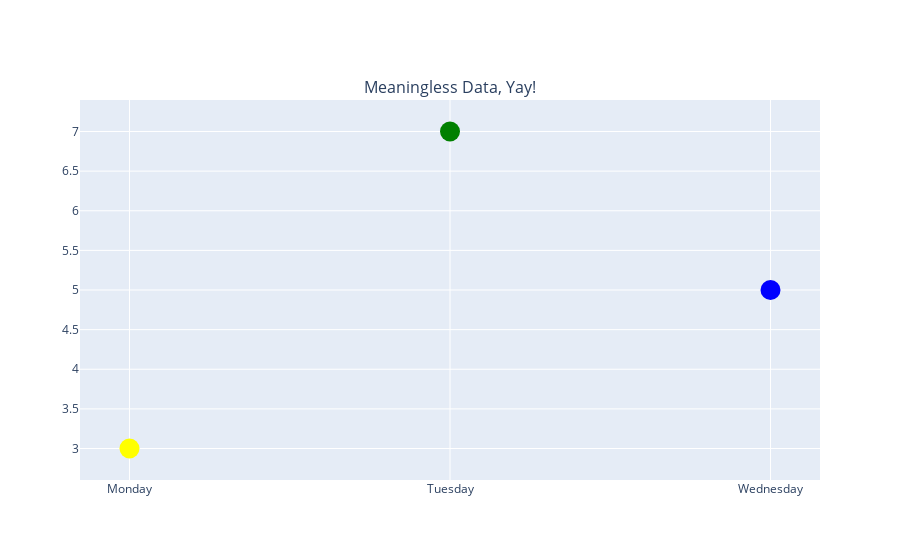

This figure's notebook cell:
### Markdown cell above
# Example 0: The simplest possible

### Code cell
import plotly.graph_objects as go
from plotly.subplots import make_subplots

def prepare_diagram():
    fig = make_subplots(rows=1, cols=1, subplot_titles=[ 'Meaningless Data, Yay!' ])
    fig.add_scatter(y=[3,7,5],
                x=['Monday', 'Tuesday', 'Wednesday'],
                marker = dict(size=20, color=["yellow", "green", "blue"] ), 
                mode="markers",
                row=1, col=1 )
    return fig


diagram = prepare_diagram()
diagram.show()

### Figure 1 — Plotly figure (JSON) as saved in the notebook; plotly's stock layout.template omitted (floating-point values rounded to 4 significant figures)
{"data": [{"marker": {"color": ["yellow", "green", "blue"], "size": 20}, "mode": "markers", "type": "scatter", "x": ["Monday", "Tuesday", "Wednesday"], "xaxis": "x", "y": [3, 7, 5], "yaxis": "y"}], "layout": {"annotations": [{"font": {"size": 16}, "showarrow": false, "text": "Meaningless Data, Yay!", "x": 0.5, "xanchor": "center", "xref": "paper", "y": 1, "yanchor": "bottom", "yref": "paper"}], "xaxis": {"anchor": "y", "domain": [0, 1]}, "yaxis": {"anchor": "x", "domain": [0, 1]}}}
